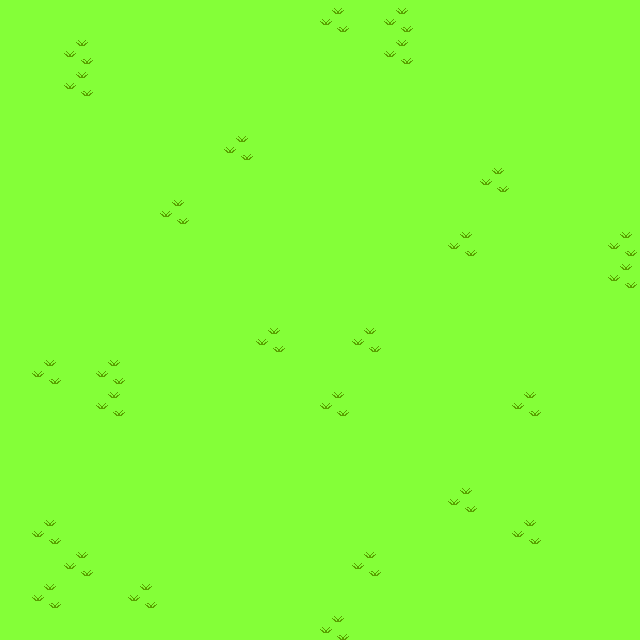

Rendered tile map (Tiled .tmx) drawn with the repository's tilesets; below, a short description and the full map source, tile grids included:
An orthogonal 20x20 tile map with 32x32 px tiles, 2 tile layers (Ground, Grass Overlays).

<map version="1.0" tiledversion="1.1.6" orientation="orthogonal" renderorder="right-down" width="20" height="20" tilewidth="32" tileheight="32" infinite="0" nextobjectid="1">
 <tileset firstgid="1" source="../../tilesets/ground/tiles.tsx" />
 <layer name="Ground" width="20" height="20">
  <data encoding="csv">
1,1,1,1,1,1,1,1,1,1,1,1,1,1,1,1,1,1,1,1,
1,1,1,1,1,1,1,1,1,1,1,1,1,1,1,1,1,1,1,1,
1,1,1,1,1,1,1,1,1,1,1,1,1,1,1,1,1,1,1,1,
1,1,1,1,1,1,1,1,1,1,1,1,1,1,1,1,1,1,1,1,
1,1,1,1,1,1,1,1,1,1,1,1,1,1,1,1,1,1,1,1,
1,1,1,1,1,1,1,1,1,1,1,1,1,1,1,1,1,1,1,1,
1,1,1,1,1,1,1,1,1,1,1,1,1,1,1,1,1,1,1,1,
1,1,1,1,1,1,1,1,1,1,1,1,1,1,1,1,1,1,1,1,
1,1,1,1,1,1,1,1,1,1,1,1,1,1,1,1,1,1,1,1,
1,1,1,1,1,1,1,1,1,1,1,1,1,1,1,1,1,1,1,1,
1,1,1,1,1,1,1,1,1,1,1,1,1,1,1,1,1,1,1,1,
1,1,1,1,1,1,1,1,1,1,1,1,1,1,1,1,1,1,1,1,
1,1,1,1,1,1,1,1,1,1,1,1,1,1,1,1,1,1,1,1,
1,1,1,1,1,1,1,1,1,1,1,1,1,1,1,1,1,1,1,1,
1,1,1,1,1,1,1,1,1,1,1,1,1,1,1,1,1,1,1,1,
1,1,1,1,1,1,1,1,1,1,1,1,1,1,1,1,1,1,1,1,
1,1,1,1,1,1,1,1,1,1,1,1,1,1,1,1,1,1,1,1,
1,1,1,1,1,1,1,1,1,1,1,1,1,1,1,1,1,1,1,1,
1,1,1,1,1,1,1,1,1,1,1,1,1,1,1,1,1,1,1,1,
1,1,1,1,1,1,1,1,1,1,1,1,1,1,1,1,1,1,1,1
</data>
 </layer>
 <layer name="Grass Overlays" width="20" height="20">
  <data encoding="csv">
0,0,0,0,0,0,0,0,0,0,8,0,8,0,0,0,0,0,0,0,
0,0,8,0,0,0,0,0,0,0,0,0,8,0,0,0,0,0,0,0,
0,0,8,0,0,0,0,0,0,0,0,0,0,0,0,0,0,0,0,0,
0,0,0,0,0,0,0,0,0,0,0,0,0,0,0,0,0,0,0,0,
0,0,0,0,0,0,0,8,0,0,0,0,0,0,0,0,0,0,0,0,
0,0,0,0,0,0,0,0,0,0,0,0,0,0,0,8,0,0,0,0,
0,0,0,0,0,8,0,0,0,0,0,0,0,0,0,0,0,0,0,0,
0,0,0,0,0,0,0,0,0,0,0,0,0,0,8,0,0,0,0,8,
0,0,0,0,0,0,0,0,0,0,0,0,0,0,0,0,0,0,0,8,
0,0,0,0,0,0,0,0,0,0,0,0,0,0,0,0,0,0,0,0,
0,0,0,0,0,0,0,0,8,0,0,8,0,0,0,0,0,0,0,0,
0,8,0,8,0,0,0,0,0,0,0,0,0,0,0,0,0,0,0,0,
0,0,0,8,0,0,0,0,0,0,8,0,0,0,0,0,8,0,0,0,
0,0,0,0,0,0,0,0,0,0,0,0,0,0,0,0,0,0,0,0,
0,0,0,0,0,0,0,0,0,0,0,0,0,0,0,0,0,0,0,0,
0,0,0,0,0,0,0,0,0,0,0,0,0,0,8,0,0,0,0,0,
0,8,0,0,0,0,0,0,0,0,0,0,0,0,0,0,8,0,0,0,
0,0,8,0,0,0,0,0,0,0,0,8,0,0,0,0,0,0,0,0,
0,8,0,0,8,0,0,0,0,0,0,0,0,0,0,0,0,0,0,0,
0,0,0,0,0,0,0,0,0,0,8,0,0,0,0,0,0,0,0,0
</data>
 </layer>
</map>
